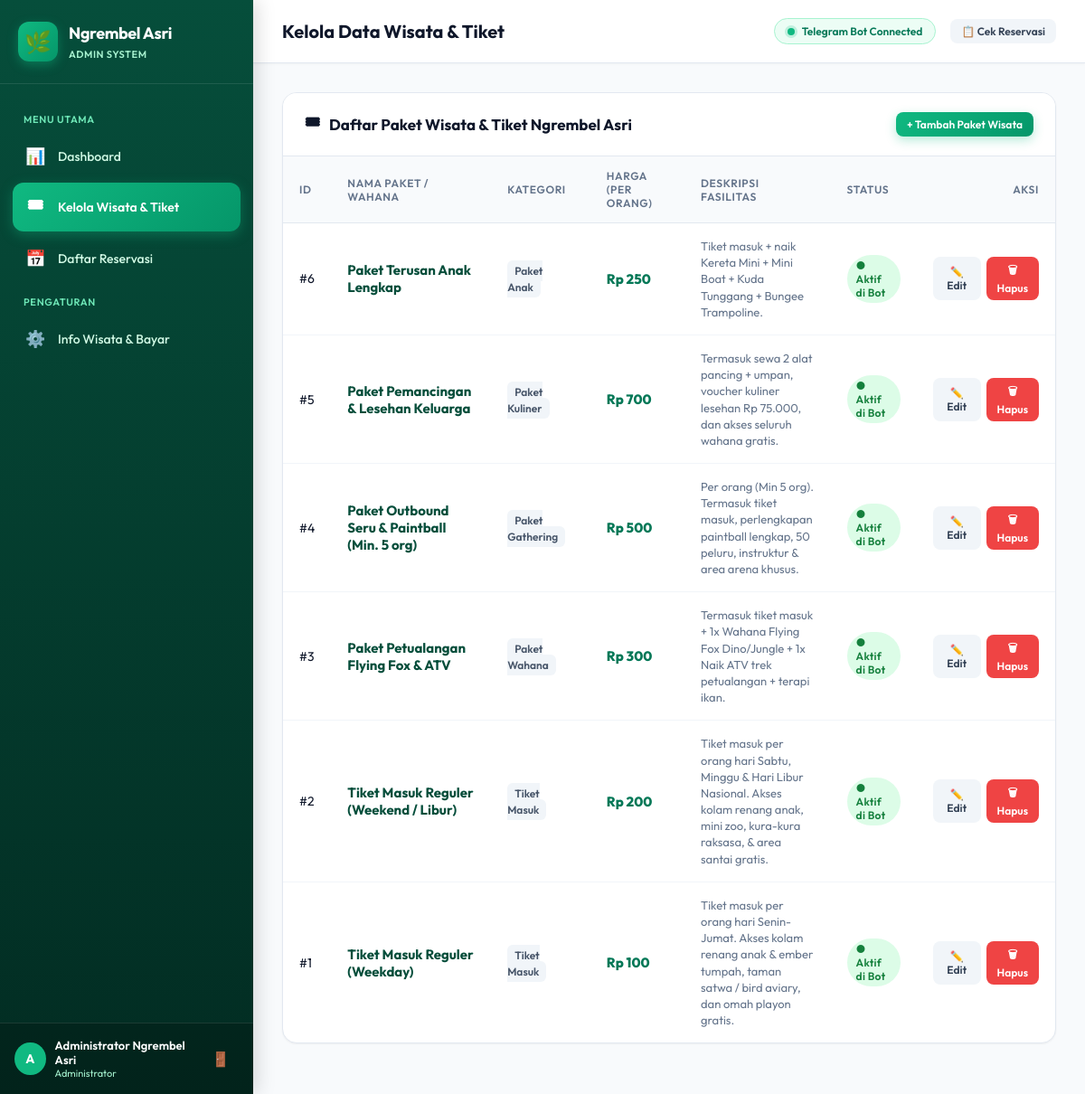
Page /wisata (signed in) on the committed database.
### tables this page shows
CREATE TABLE wisata (
        id INTEGER PRIMARY KEY AUTOINCREMENT,
        name TEXT NOT NULL,
        category TEXT NOT NULL DEFAULT 'Tiket',
        price INTEGER NOT NULL,
        description TEXT,
        image_url TEXT,
        is_active INTEGER NOT NULL DEFAULT 1,
        created_at TIMESTAMP DEFAULT CURRENT_TIMESTAMP
    );

### web_app.py (the view)
@app.get("/wisata", response_class=HTMLResponse)
async def wisata_page(request: Request):
    if not is_authenticated(request):
        return RedirectResponse(url="/login", status_code=302)
    tickets = database.get_wisata_list()
    msg = request.query_params.get("msg")
    return templates.TemplateResponse(
        request=request,
        name="wisata.html",
        context={
            "page_title": "Kelola Data Wisata & Tiket",
            "tickets": tickets,
            "msg": msg,
            "admin_name": request.session.get("admin_name", "Admin")
        }
    )

### templates/wisata.html (shortened to what this page needs)
{% extends "base.html" %}
{% block content %}
<div class="card">
  <div class="card-header">
    <h3><span>🎟</span> Daftar Paket Wisata & Tiket Ngrembel Asri</h3>
    <button type="button" class="btn btn-primary btn-sm" data-open-modal="addWisataModal">
      + Tambah Paket Wisata
    </button>
  </div>
  <div class="card-body" style="padding: 0;">
    <div class="table-responsive">
      <table class="custom-table">
        <thead>
          <tr>
            <th>ID</th>
            <th>Nama Paket / Wahana</th>
            <th>Kategori</th>
            <th>Harga (Per Orang)</th>
            <th>Deskripsi Fasilitas</th>
            <th>Status</th>
            <th style="text-align: right;">Aksi</th>
          </tr>
        </thead>
        <tbody>
          {% for t in tickets %}
          <tr>
            <td>#{{ t.id }}</td>
            <td>
              <div style="font-weight: 700; color: #064e3b; font-size: 15px;">{{ t.name }}</div>
            </td>
            <td>
              <span style="font-size: 12px; background: #f1f5f9; padding: 4px 8px; border-radius: 6px; font-weight: 600; color: #475569;">
                {{ t.category }}
              </span>
            </td>
            <td>
              <span style="font-weight: 800; color: #047857; font-size: 15px;">
                Rp {{ "{:,.0f}".format(t.price).replace(",", ".") }}
              </span>
            </td>
            <td style="max-width: 320px;">
              <span style="font-size: 13px; color: #64748b; line-height: 1.4; display: block;">
                {{ t.description or '-' }}
              </span>
            </td>
            <td>
              {% if t.is_active == 1 %}
              <span class="badge badge-active">● Aktif di Bot</span>
              {% else %}
              <span class="badge badge-inactive">○ Nonaktif</span>
              {% endif %}
            </td>
            <td style="text-align: right;">
              <div style="display: flex; gap: 6px; justify-content: flex-end;">
                <button
                  type="button"
                  class="btn btn-secondary btn-sm btn-edit-wisata"
                  data-id="{{ t.id }}"
                  data-name="{{ t.name }}"
                  data-category="{{ t.category }}"
                  data-price="{{ t.price }}"
                  data-description="{{ t.description or '' }}"
                  data-active="{{ t.is_active }}">
                  ✏️ Edit
                </button>
                <form method="POST" action="/wisata/delete/{{ t.id }}" onsubmit="return confirm('Apakah Anda yakin ingin menghapus paket wisata ini?')">
                  <button type="submit" class="btn btn-danger btn-sm">🗑 Hapus</button>
                </form>
              </div>
            </td>
          </tr>
          {% else %}
          <tr>
            <td colspan="7" style="text-align: center; padding: 40px; color: #94a3b8;">
              Belum ada paket wisata. Klik tombol <b>+ Tambah Paket Wisata</b> untuk membuat paket pertama.
            </td>
          </tr>
          {% endfor %}
        </tbody>
      </table>
    </div>
  </div>
</div>
{% endblock %}

### static/css/style.css (style rules this page uses)
:root { --primary: #059669; --primary-hover: #047857; --primary-light: #d1fae5; --primary-glow: rgba(5, 150, 105, 0.25); --secondary: #0ea5e9; --secondary-hover: #0284c7; --bg-main: #f8fafc; --bg-card: #ffffff; --bg-sidebar: #064e3b; --bg-sidebar-hover: #065f46; --sidebar-active: #10b981; --text-main: #0f172a; --text-muted: #64748b; --text-light: #94a3b8; --text-white: #ffffff; --border-color: #e2e8f0; --border-focus: #10b981; --status-pending-bg: #fef3c7; --status-pending-text: #b45309; --status-paid-bg: #e0f2fe; --status-paid-text: #0369a1; --status-confirmed-bg: #dcfce7; --status-confirmed-text: #15803d; --status-completed-bg: #f1f5f9; --status-completed-text: #475569; --status-rejected-bg: #fee2e2; --status-rejected-text: #b91c1c; --shadow-sm: 0 1px 2px 0 rgb(0 0 0 / 0.05); --shadow-md: 0 4px 6px -1px rgb(0 0 0 / 0.1), 0 2px 4px -2px rgb(0 0 0 / 0.1); --shadow-lg: 0 10px 15px -3px rgb(0 0 0 / 0.1), 0 4px 6px -4px rgb(0 0 0 / 0.1); --shadow-xl: 0 20px 25px -5px rgb(0 0 0 / 0.1), 0 8px 10px -6px rgb(0 0 0 / 0.1); --radius-sm: 8px; --radius-md: 12px; --radius-lg: 16px; --radius-full: 9999px; --transition: all 0.2s cubic-bezier(0.4, 0, 0.2, 1); }
* { box-sizing: border-box; margin: 0; padding: 0; font-family: 'Outfit', 'Inter', -apple-system, BlinkMacSystemFont, 'Segoe UI', Roboto, sans-serif; }
body { background-color: var(--bg-main); color: var(--text-main); min-height: 100vh; display: flex; overflow-x: hidden; }
.card { background: var(--bg-card); border: 1px solid var(--border-color); border-radius: var(--radius-lg); box-shadow: var(--shadow-sm); margin-bottom: 24px; overflow: hidden; }
.card-header { padding: 20px 24px; border-bottom: 1px solid var(--border-color); display: flex; align-items: center; justify-content: space-between; background: #ffffff; }
.card-header h3 { font-size: 17px; font-weight: 700; color: var(--text-main); display: flex; align-items: center; gap: 10px; }
.card-body { padding: 24px; }
.btn { display: inline-flex; align-items: center; justify-content: center; gap: 8px; padding: 10px 18px; border-radius: var(--radius-md); font-size: 14px; font-weight: 600; cursor: pointer; border: none; text-decoration: none; transition: var(--transition); }
.btn-primary { background: linear-gradient(135deg, #10b981 0%, #059669 100%); color: #ffffff; box-shadow: 0 4px 12px rgba(16, 185, 129, 0.3); }
.btn-secondary { background: #f1f5f9; color: #334155; }
.btn-danger { background: #ef4444; color: #ffffff; }
.btn-sm { padding: 6px 12px; font-size: 12px; border-radius: var(--radius-sm); }
.table-responsive { width: 100%; overflow-x: auto; }
.custom-table { width: 100%; border-collapse: separate; border-spacing: 0; text-align: left; }
.custom-table th { background: #f8fafc; padding: 14px 18px; font-size: 12px; font-weight: 600; text-transform: uppercase; letter-spacing: 0.05em; color: var(--text-muted); border-bottom: 1px solid var(--border-color); }
.custom-table td { padding: 16px 18px; font-size: 14px; color: var(--text-main); border-bottom: 1px solid #f1f5f9; vertical-align: middle; }
.custom-table tr:last-child td { border-bottom: none; }
.badge { display: inline-flex; align-items: center; gap: 6px; padding: 4px 10px; border-radius: var(--radius-full); font-size: 12px; font-weight: 600; letter-spacing: 0.02em; }
.badge-active { background: #dcfce7; color: #15803d; }

### rows in the picture
wisata: id "6", name "Paket Terusan Anak Lengkap", category "Paket Anak", price "250", description "Tiket masuk + naik Kereta Mini + Mini Boat + Kuda Tunggang + Bungee Trampoline.", is_active "● Aktif di Bot"
wisata: id "5", name "Paket Pemancingan & Lesehan Keluarga", category "Paket Kuliner", price "700", description "Termasuk sewa 2 alat pancing + umpan, voucher kuliner lesehan Rp 75.000, dan akses seluruh wahana gratis.", is_active "● Aktif di Bot"
wisata: id "4", name "Paket Outbound Seru & Paintball (Min. 5 org)", category "Paket Gathering", price "500", description "Per orang (Min 5 org). Termasuk tiket masuk, perlengkapan paintball lengkap, 50 peluru, instruktur & area arena khusus.", is_active "● Aktif di Bot"
wisata: id "3", name "Paket Petualangan Flying Fox & ATV", category "Paket Wahana", price "300", description "Termasuk tiket masuk + 1x Wahana Flying Fox Dino/Jungle + 1x Naik ATV trek petualangan + terapi ikan.", is_active "● Aktif di Bot"
wisata: id "2", name "Tiket Masuk Reguler (Weekend / Libur)", category "Tiket Masuk", price "200", description "Tiket masuk per orang hari Sabtu, Minggu & Hari Libur Nasional. Akses kolam renang anak, mini zoo, kura-kura raksasa, & area santai gratis.", is_active "● Aktif di Bot"
wisata: id "1", name "Tiket Masuk Reguler (Weekday)", category "Tiket Masuk", price "100", description "Tiket masuk per orang hari Senin-Jumat. Akses kolam renang anak & ember tumpah, taman satwa / bird aviary, dan omah playon gratis.", is_active "● Aktif di Bot"

### other values in the picture
{{ admin_name }} "Administrator Ngrembel Asri"
{{ page_title }} "Kelola Data Wisata & Tiket"
